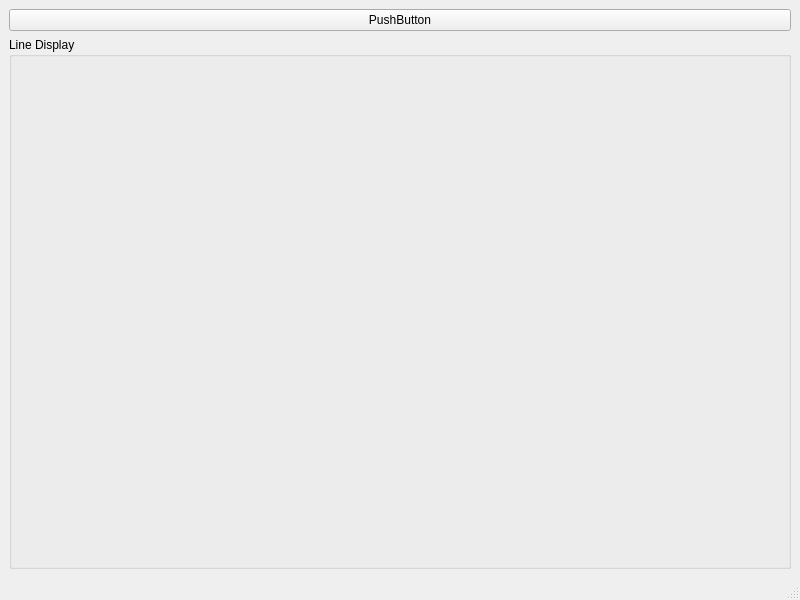
<?xml version="1.0" encoding="UTF-8"?>
<ui version="4.0">
 <class>MainWindow</class>
 <widget class="QMainWindow" name="MainWindow">
  <property name="geometry">
   <rect>
    <x>0</x>
    <y>0</y>
    <width>800</width>
    <height>600</height>
   </rect>
  </property>
  <property name="windowTitle">
   <string>MainWindow</string>
  </property>
  <widget class="QWidget" name="centralwidget">
   <layout class="QGridLayout" name="gridLayout">
    <item row="1" column="0">
     <widget class="QGroupBox" name="LineDisplayGB">
      <property name="title">
       <string>Line Display</string>
      </property>
     </widget>
    </item>
    <item row="0" column="0">
     <widget class="QPushButton" name="pushButton">
      <property name="text">
       <string>PushButton</string>
      </property>
     </widget>
    </item>
   </layout>
  </widget>
  <widget class="QMenuBar" name="menubar">
   <property name="geometry">
    <rect>
     <x>0</x>
     <y>0</y>
     <width>800</width>
     <height>23</height>
    </rect>
   </property>
  </widget>
  <widget class="QStatusBar" name="statusbar"/>
 </widget>
 <resources/>
 <connections/>
</ui>
